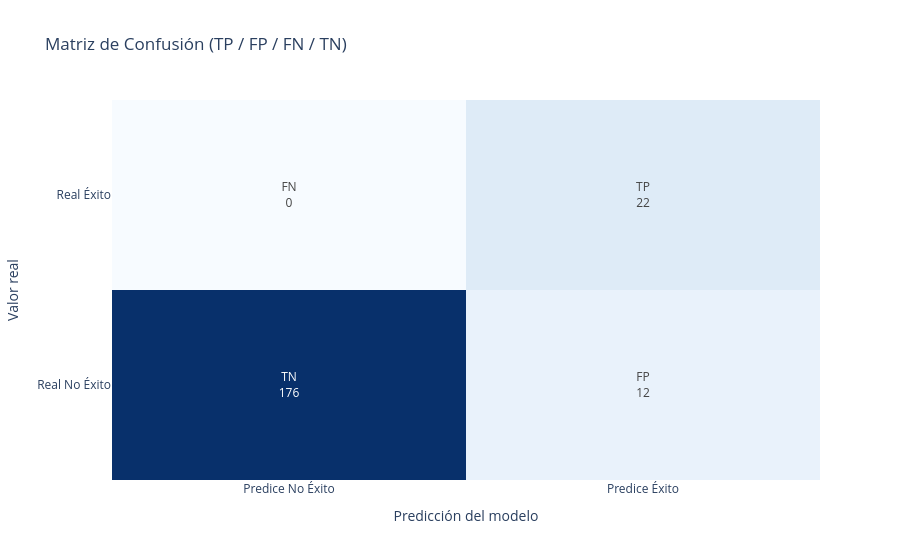

Notebook source saved alongside this figure:
### Code cell
# === PASO 4: MODELO RANDOM FOREST BASE ===

rf = RandomForestClassifier(random_state=42)
rf.fit(X_train, y_train)
y_pred_rf = (rf.predict_proba(X_test)[:,1] >= 0.09).astype(int)
ganancia_rf_base = profit_score(y_test, y_pred_rf)
print("Ganancia Random Forest base:", ganancia_rf_base)

### Figure 1 — Plotly figure (JSON) as saved in the notebook; plotly's stock layout.template omitted (floating-point values rounded to 4 significant figures)
{"data": [{"colorscale": [[0, "rgb(247,251,255)"], [0.125, "rgb(222,235,247)"], [0.25, "rgb(198,219,239)"], [0.375, "rgb(158,202,225)"], [0.5, "rgb(107,174,214)"], [0.625, "rgb(66,146,198)"], [0.75, "rgb(33,113,181)"], [0.875, "rgb(8,81,156)"], [1, "rgb(8,48,107)"]], "showscale": false, "text": [["TN<br>176", "FP<br>12"], ["FN<br>0", "TP<br>22"]], "texttemplate": "%{text}", "type": "heatmap", "x": ["Predice No Éxito", "Predice Éxito"], "y": ["Real No Éxito", "Real Éxito"], "z": [[176, 12], [0, 22]]}], "layout": {"title": {"text": "Matriz de Confusión (TP / FP / FN / TN)"}, "xaxis": {"title": {"text": "Predicción del modelo"}}, "yaxis": {"title": {"text": "Valor real"}}}}
